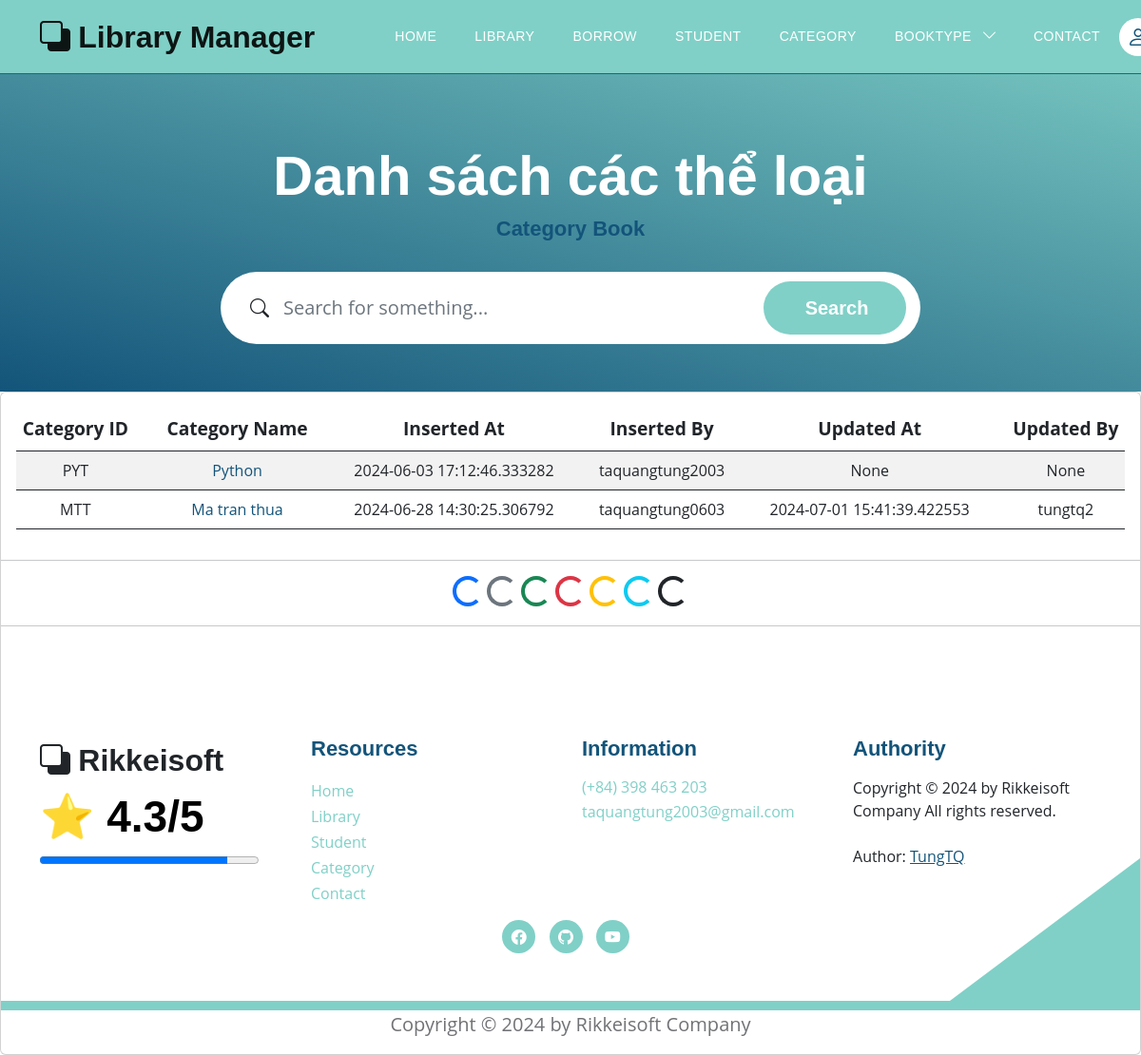
The app's page /category_books, older data.
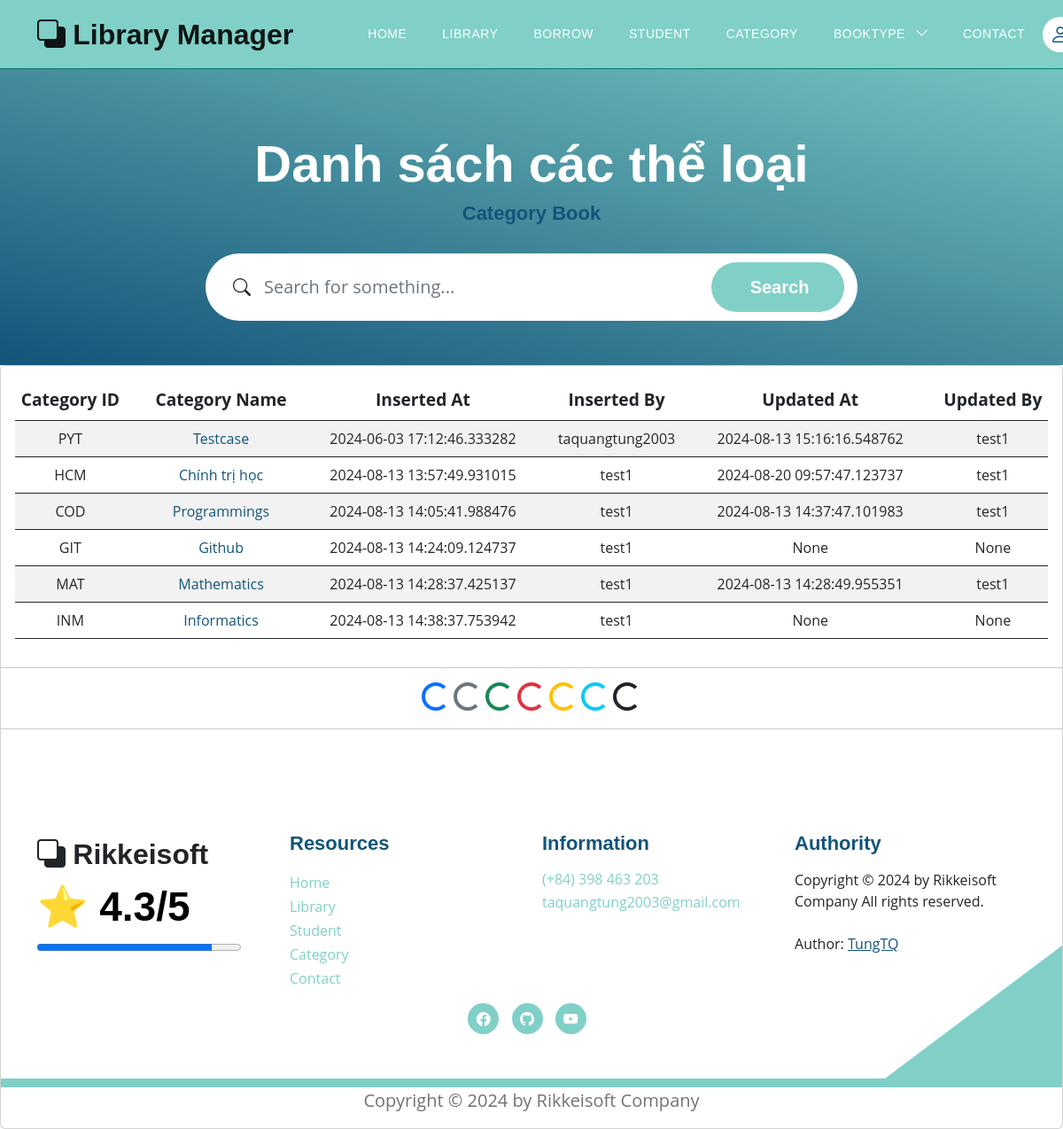
The same page, newer data.
### models.py (models this page shows, shortened)
class Category(Base):
    __tablename__ = 'category'
    category_id = Column(String(10), primary_key=True, index=True)
    category_name = Column(String(50), index=True)
    insert_at = Column(DateTime, index=True)
    insert_id = Column(String(30), index=True)
    update_at = Column(DateTime,index=True)
    update_id = Column(String(30), index=True)
    delete_at = Column(DateTime,index=True)
    delete_id = Column(String(30), index=True)
    delete_flag = Column(Integer, index=True)
    category_books = relationship("Book", back_populates="category")

### routers/category.py (the view)
@router.get('/category_books', response_class=HTMLResponse)
async def get_all_category(request: Request, db: Session = Depends(models.get_db)):
    mean_star = function.get_mean_star(db)
    all_category2 = db.query(models.Category).filter(models.Category.delete_flag != 1).all()
    all_category = db.query(models.Category).filter(models.Category.delete_flag != 1).all()
    return templates.TemplateResponse("category/category_list.html", {"request": request,
                                                             "all_category": all_category,
                                                             "mean_star": mean_star,
                                                             "all_category2": all_category2})

### templates/category/category_list.html (shortened to what this page needs)
{% extends "base.html" %}
{% block content %}
<section class="hero-section d-flex justify-content-center align-items-center" id="section_1"
    style="padding-bottom: 50px;">
    <div class="container">
        <div class="row">
            <div class="col-lg-8 col-12 mx-auto">
                <h1 class="text-white text-center"> Danh sách các thể loại </h1>
                <h6 class="text-center"> Category Book </h6>
                <form action="/category_books/search_category" method="get" class="custom-form mt-4 pt-2 mb-lg-0 mb-5"
                    role="search">
                    <div class="input-group input-group-lg">
                        <span class="input-group-text bi-search" id="basic-addon1">
                        </span>
                        <input name="searching" type="search" class="form-control" id="searching"
                            placeholder="Search for something..." aria-label="Search">
                        <button type="submit" class="form-control">Search</button>
                    </div>
                </form>
            </div>
        </div>
    </div>
</section>
<div class="card card-table comman-shadow">
    <div class="card-body">
        <div class="table-responsive">
            <div id="DataTables_Table_0_wrapper" class="dataTables_wrapper no-footer">
                <div class="row">
                <table
                    class="table border-0 star-student table-hover table-center mb-0 datatable table-striped dataTable no-footer"
                    id="DataTables_Table_0" aria-describedby="DataTables_Table_0_info">
                    <thead class="student-thread">
                        <tr style="text-align: center; font-size:larger;">
                            <th rowspan="1" colspan="1"
                                aria-label="ID: activate to sort column ascending"> Category ID </th>
                            <th rowspan="1" colspan="1"
                                aria-label="Title: activate to sort column ascending">Category Name</th>
                            <th rowspan="1" colspan="1"
                                aria-label="Inserted At: activate to sort column ascending">Inserted At</th>
                            <th rowspan="1" colspan="1"
                                aria-label="Inserted By: activate to sort column ascending">Inserted By</th>
                            <th rowspan="1" colspan="1"
                                aria-label="Updated At: activate to sort column ascending">Updated At</th>
                            <th rowspan="1" colspan="1"
                                aria-label="Updated By: activate to sort column ascending">Updated By</th>
                        </tr>
                    </thead>
                    <tbody>
                        <form action="">
                            {% for category in all_category %}
                            <tr class="{% if loop.index is even %} even {% else %}odd{% endif %}">
                                <td style="text-align: center;">{{category.category_id}}</td>
                                <td style="text-align: center;"> <a href="#">{{category.category_name}}</a></td>
                                <td style="text-align: center;"> {{category.insert_at}}</td>
                                <td style="text-align: center;"> {{category.insert_id}}</td>
                                <td style="text-align: center;"> {{category.update_at}}</td>
                                <td style="text-align: center;"> {{category.update_id}}</td>
                            </tr>
                        {% endfor %}
                        </form>
                    </tbody>
                </table>
            </div>
        </div>
    </div>
</div>
<hr>
<div style="text-align: center;">
    <div class="spinner-border text-primary" role="status">
    </div>
    <div class="spinner-border text-secondary" role="status">
    </div>
    <div class="spinner-border text-success" role="status">
    </div>
    <div class="spinner-border text-danger" role="status">
    </div>
    <div class="spinner-border text-warning" role="status">
    </div>
    <div class="spinner-border text-info" role="status">
    </div>
    <div class="spinner-border text-dark" role="status">
    </div>
</div>
<hr>
{% endblock content %}

### templates/base.html (shortened to what this page needs)
<!DOCTYPE html>
<html lang="en">
<head>
    <link href="/static/css/bootstrap.min.css" rel="stylesheet">
    <link href="/static/css/bootstrap-icons.css" rel="stylesheet">
    <link href="/static/css/templatemo-topic-listing.css" rel="stylesheet">
</head>
<body id="top">
    <main>
        <div id="sticky-wrapper" class="sticky-wrapper" style="height: 78px;">
            <nav class="navbar navbar-expand-lg bg-body-tertiary fixed-top" style="background-color: #80d0c7; border-bottom: 1px solid #00796b;">
                <div class="container">
                    <a class="navbar-brand" href="/">
                        <i class="bi-back"></i>
                        <span> Library Manager </span>
                    </a>
                    <div class="collapse navbar-collapse" id="navbarNav">
                        <ul class="navbar-nav ms-lg-5 me-lg-auto">
                            <li class="nav-item">
                                <a class="nav-link click-scroll" href="/"> Home </a>
                            </li>
                            <li class="nav-item">
                                <a class="nav-link click-scroll" href="/books?bookview=0"> Library </a>
                            </li>
                            <li class="nav-item">
                                <a class="nav-link click-scroll" href="/books/all_borrowed_book"> Borrow </a>
                            </li>
                            <li class="nav-item">
                                <a class="nav-link click-scroll" href="/users?view=0"> Student </a>
                            </li>
                            <li class="nav-item">
                                <a class="nav-link click-scroll" href="/category_books"> Category </a>
                            </li>
                            <li class="nav-item dropdown">
                                <a class="nav-link dropdown-toggle" id="navbarDropdownMenuLink" role="button" data-toggle="dropdown" aria-haspopup="true" aria-expanded="false">
                                  BookType
                                </a>
                            </li>
                            <li class="nav-item">
                                <a class="nav-link click-scroll" href="/contact"> Contact </a>
                            </li>
                        </ul>
                        <div class="d-none d-lg-block">
                            {% if request.cookies.get('token') %}
                            <div class="dropdown">
                                <button class="btn btn-secondary dropdown-toggle" type="button"
                                    data-bs-toggle="dropdown" aria-expanded="false">
                                    <a href="/profile" class="navbar-icon bi-person smoothscroll"> </a> {{request.cookies.get('username')}}
                                </button>
                                <ul class="dropdown-menu">
                                    <li> <a href="/profile" class="navbar-icon bi-person smoothscroll"> </a> {{ request.cookies.get('username') }}</li>
                                    <li><a class="dropdown-item" href="/logout"> Logout </a></li>
                                </ul>
                            </div>
                            {% else %}
                            <a href="/login" class="navbar-icon bi-person smoothscroll"></a>
                            {% endif %}
                        </div>
                    </div>
                </div>
            </nav>
        </div>
    </main>
    {% block content %}{% endblock content %}
</body>
<footer class="site-footer section-padding">
    <div class="container">
        <div class="row">
            <div class="col-lg-3 col-12 mb-4 pb-2">
                <a class="navbar-brand mb-2" href="/">
                    <i class="bi-back"></i>
                    <span> Rikkeisoft </span>
                </a>
                <h2>⭐ {{mean_star}}/5 </h2>
                <progress max="100" value="{{ mean_star*20 }}" style="width: 230px;"></progress>
            </div>
            <div class="col-lg-3 col-md-4 col-6">
                <h6 class="site-footer-title mb-3">Resources</h6>
                <ul class="site-footer-links">
                    <li class="site-footer-link-item">
                        <a href="/" class="site-footer-link"> Home </a>
                    </li>
                    <li class="site-footer-link-item">
                        <a href="/books?bookview=0" class="site-footer-link"> Library </a>
                    </li>
                    <li class="site-footer-link-item">
                        <a href="/users?view=0" class="site-footer-link"> Student </a>
                    </li>
                    <li class="site-footer-link-item">
                        <a href="/category_books" class="site-footer-link"> Category </a>
                    </li>
                    <li class="site-footer-link-item">
                        <a href="/contact" class="site-footer-link"> Contact </a>
                    </li>
                </ul>
            </div>
            <div class="col-lg-3 col-md-4 col-6 mb-4 mb-lg-0">
                <h6 class="site-footer-title mb-3"> Information </h6>
                <p class="text-white d-flex mb-1">
                    <a href="tel: 0398463203" class="site-footer-link">
                        (+84) 398 463 203
                    </a>
                </p>
                <p class="text-white d-flex">
                    <a href="mailto:taquangtung2003@gmail.com" class="site-footer-link">
                        taquangtung2003@gmail.com
                    </a>
                </p>
            </div>
            <div class="col-lg-3 col-md-4 col-12 mt-4 mt-lg-0 ms-auto">
                <h6 class="site-footer-title mb-3"> Authority </h6>
                Copyright © 2024 by Rikkeisoft Company All rights reserved.
                <br><br> Author: <a rel="nofollow" href="#" target="_blank"> <u> TungTQ </u>
                </a>
            </div>
        </div>
    </div>
    <div style="text-align: center;">
        <ul class="social-icon">
            <li class="social-icon-item">
                <a href="https://www.facebook.com/pisceskibo" class="social-icon-link bi-facebook" target="_blank"></a>
            </li>
            <li class="social-icon-item">
                <a href="https://github.com/pisceskibo" class="social-icon-link bi-github" target="_blank"></a>
            </li>
            <li class="social-icon-item">
                <a href="https://www.youtube.com/@TUNG_TAQUANGN01_14" class="social-icon-link bi-youtube" target="_blank"></a>
            </li>
        </ul>
    </div>
</footer>
<p style="text-align: center;"> Copyright © 2024 by Rikkeisoft Company </p>
</html>

Row changes from the older to the newer data that the page shows:
no longer on this page (row edited): Category: category_id "MTT", category_name "Ma tran thua", insert_at "2024-06-28 14:30:25.306792", insert_id "taquangtung0603", update_at "2024-07-01 15:41:39.422553", update_id "tungtq2"
changed Category "PYT": category_name "Python" → "Testcase"; update_at "None" → "2024-08-13 15:16:16.548762"; update_id "None" → "test1"
added Category: category_id "HCM", category_name "Chính trị học", insert_at "2024-08-13 13:57:49.931015", insert_id "test1", update_at "2024-08-20 09:57:47.123737", update_id "test1"
added Category: category_id "COD", category_name "Programmings", insert_at "2024-08-13 14:05:41.988476", insert_id "test1", update_at "2024-08-13 14:37:47.101983", update_id "test1"
added Category: category_id "GIT", category_name "Github", insert_at "2024-08-13 14:24:09.124737", insert_id "test1", update_at "None", update_id "None"
added Category: category_id "MAT", category_name "Mathematics", insert_at "2024-08-13 14:28:37.425137", insert_id "test1", update_at "2024-08-13 14:28:49.955351", update_id "test1"
added Category: category_id "INM", category_name "Informatics", insert_at "2024-08-13 14:38:37.753942", insert_id "test1", update_at "None", update_id "None"
